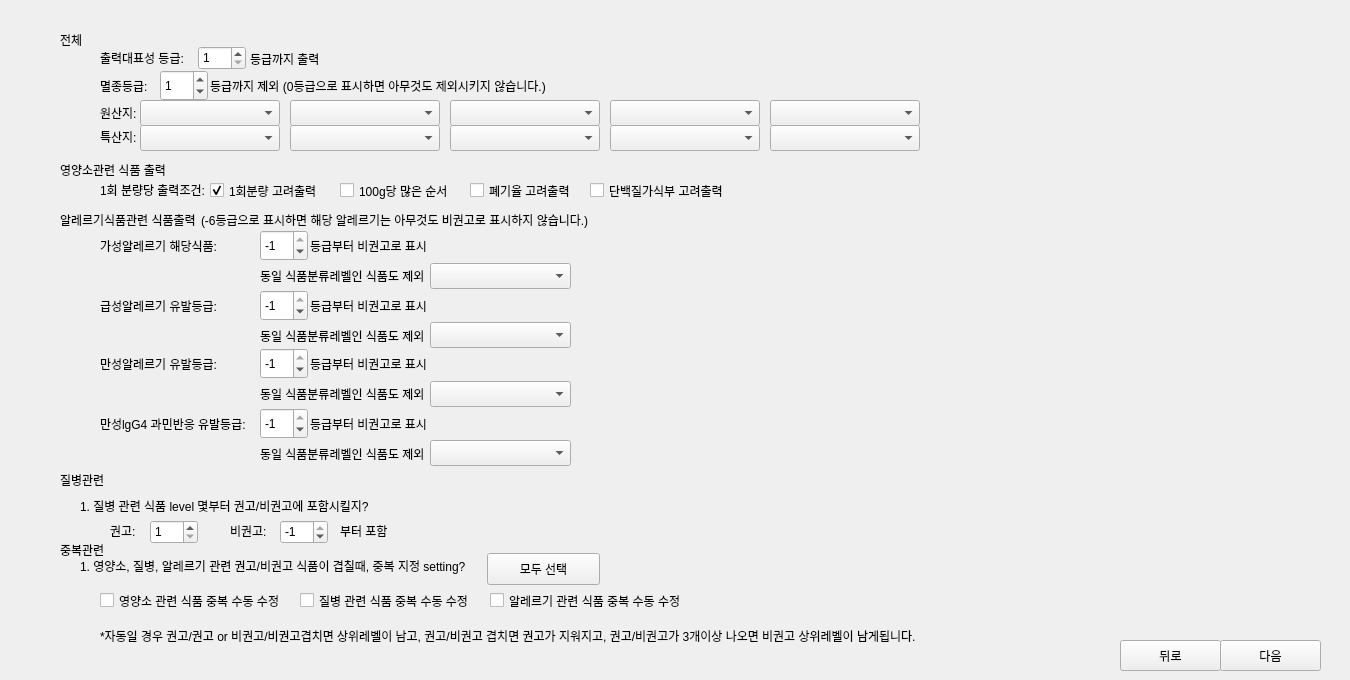
      <widget class="QWidget" name="page_8">
       <widget class="QWidget" name="widget_48" native="true">
        <property name="geometry">
         <rect>
          <x>0</x>
          <y>0</y>
          <width>1341</width>
          <height>671</height>
         </rect>
        </property>
        <widget class="QWidget" name="widget_6" native="true">
         <property name="geometry">
          <rect>
           <x>50</x>
           <y>20</y>
           <width>921</width>
           <height>171</height>
          </rect>
         </property>
         <widget class="QComboBox" name="comboBox_specialty_5_8">
          <property name="geometry">
           <rect>
            <x>720</x>
            <y>105</y>
            <width>150</width>
            <height>26</height>
           </rect>
          </property>
         </widget>
         <widget class="QComboBox" name="comboBox_specialty_3_8">
          <property name="geometry">
           <rect>
            <x>400</x>
            <y>105</y>
            <width>150</width>
            <height>26</height>
           </rect>
          </property>
         </widget>
         <widget class="QLabel" name="label_200">
          <property name="geometry">
           <rect>
            <x>50</x>
            <y>82</y>
            <width>51</width>
            <height>21</height>
           </rect>
          </property>
          <property name="text">
           <string>원산지:</string>
          </property>
         </widget>
         <widget class="QComboBox" name="comboBox_origin_4_8">
          <property name="geometry">
           <rect>
            <x>560</x>
            <y>80</y>
            <width>150</width>
            <height>26</height>
           </rect>
          </property>
         </widget>
         <widget class="QSpinBox" name="spinBox_printingRep_level_8">
          <property name="geometry">
           <rect>
            <x>148</x>
            <y>26</y>
            <width>48</width>
            <height>24</height>
           </rect>
          </property>
          <property name="minimum">
           <number>1</number>
          </property>
          <property name="maximum">
           <number>5</number>
          </property>
         </widget>
         <widget class="QComboBox" name="comboBox_origin_1_8">
          <property name="geometry">
           <rect>
            <x>90</x>
            <y>80</y>
            <width>140</width>
            <height>26</height>
           </rect>
          </property>
         </widget>
         <widget class="QLabel" name="label_201">
          <property name="geometry">
           <rect>
            <x>200</x>
            <y>28</y>
            <width>91</width>
            <height>21</height>
           </rect>
          </property>
          <property name="text">
           <string>등급까지 출력</string>
          </property>
         </widget>
         <widget class="QComboBox" name="comboBox_origin_3_8">
          <property name="geometry">
           <rect>
            <x>400</x>
            <y>80</y>
            <width>150</width>
            <height>26</height>
           </rect>
          </property>
         </widget>
         <widget class="QComboBox" name="comboBox_specialty_2_8">
          <property name="geometry">
           <rect>
            <x>240</x>
            <y>105</y>
            <width>150</width>
            <height>26</height>
           </rect>
          </property>
         </widget>
         <widget class="QComboBox" name="comboBox_specialty_4_8">
          <property name="geometry">
           <rect>
            <x>560</x>
            <y>105</y>
            <width>150</width>
            <height>26</height>
           </rect>
          </property>
         </widget>
         <widget class="QLabel" name="label_192">
          <property name="geometry">
           <rect>
            <x>50</x>
            <y>106</y>
            <width>51</width>
            <height>21</height>
           </rect>
          </property>
          <property name="text">
           <string>특산지:</string>
          </property>
         </widget>
         <widget class="QSpinBox" name="spinBox_extinction_level_8">
          <property name="geometry">
           <rect>
            <x>110</x>
            <y>50</y>
            <width>48</width>
            <height>31</height>
           </rect>
          </property>
          <property name="minimum">
           <number>0</number>
          </property>
          <property name="maximum">
           <number>5</number>
          </property>
          <property name="value">
           <number>1</number>
          </property>
         </widget>
         <widget class="QComboBox" name="comboBox_origin_5_8">
          <property name="geometry">
           <rect>
            <x>720</x>
            <y>80</y>
            <width>150</width>
            <height>26</height>
           </rect>
          </property>
         </widget>
         <widget class="QLabel" name="label_195">
          <property name="geometry">
           <rect>
            <x>50</x>
            <y>30</y>
            <width>91</width>
            <height>16</height>
           </rect>
          </property>
          <property name="text">
           <string>출력대표성 등급:</string>
          </property>
         </widget>
         <widget class="QComboBox" name="comboBox_specialty_1_8">
          <property name="geometry">
           <rect>
            <x>90</x>
            <y>105</y>
            <width>140</width>
            <height>26</height>
           </rect>
          </property>
         </widget>
         <widget class="QLabel" name="label_196">
          <property name="geometry">
           <rect>
            <x>160</x>
            <y>50</y>
            <width>401</width>
            <height>31</height>
           </rect>
          </property>
          <property name="text">
           <string>등급까지 제외 (0등급으로 표시하면 아무것도 제외시키지 않습니다.)</string>
          </property>
         </widget>
         <widget class="QComboBox" name="comboBox_origin_2_8">
          <property name="geometry">
           <rect>
            <x>240</x>
            <y>80</y>
            <width>150</width>
            <height>26</height>
           </rect>
          </property>
         </widget>
         <widget class="QLabel" name="label_187">
          <property name="geometry">
           <rect>
            <x>50</x>
            <y>50</y>
            <width>61</width>
            <height>31</height>
           </rect>
          </property>
          <property name="text">
           <string>멸종등급:</string>
          </property>
         </widget>
         <widget class="QLabel" name="label_239">
          <property name="geometry">
           <rect>
            <x>10</x>
            <y>10</y>
            <width>111</width>
            <height>20</height>
           </rect>
          </property>
          <property name="text">
           <string>전체 </string>
          </property>
         </widget>
        </widget>
        <widget class="QWidget" name="widget_7" native="true">
         <property name="geometry">
          <rect>
           <x>50</x>
           <y>460</y>
           <width>991</width>
           <height>201</height>
          </rect>
         </property>
         <widget class="QLabel" name="label_164">
          <property name="geometry">
           <rect>
            <x>180</x>
            <y>60</y>
            <width>41</width>
            <height>21</height>
           </rect>
          </property>
          <property name="text">
           <string>비권고:</string>
          </property>
         </widget>
         <widget class="QSpinBox" name="spinBox_dis_rel_ing_level_unrec_8">
          <property name="geometry">
           <rect>
            <x>230</x>
            <y>60</y>
            <width>48</width>
            <height>24</height>
           </rect>
          </property>
          <property name="minimum">
           <number>-5</number>
          </property>
          <property name="maximum">
           <number>-1</number>
          </property>
         </widget>
         <widget class="QLabel" name="label_180">
          <property name="geometry">
           <rect>
            <x>30</x>
            <y>90</y>
            <width>501</width>
            <height>31</height>
           </rect>
          </property>
          <property name="text">
           <string>1. 영양소, 질병, 알레르기 관련 권고/비권고 식품이 겹칠때, 중복 지정 setting?</string>
          </property>
         </widget>
         <widget class="QLabel" name="label_202">
          <property name="geometry">
           <rect>
            <x>10</x>
            <y>10</y>
            <width>111</width>
            <height>20</height>
           </rect>
          </property>
          <property name="text">
           <string>질병관련</string>
          </property>
         </widget>
         <widget class="QLabel" name="label_165">
          <property name="geometry">
           <rect>
            <x>290</x>
            <y>60</y>
            <width>71</width>
            <height>21</height>
           </rect>
          </property>
          <property name="text">
           <string>부터 포함</string>
          </property>
         </widget>
         <widget class="QLabel" name="label_163">
          <property name="geometry">
           <rect>
            <x>60</x>
            <y>60</y>
            <width>31</width>
            <height>21</height>
           </rect>
          </property>
          <property name="text">
           <string>권고:</string>
          </property>
         </widget>
         <widget class="QLabel" name="label_188">
          <property name="geometry">
           <rect>
            <x>50</x>
            <y>160</y>
            <width>911</width>
            <height>31</height>
           </rect>
          </property>
          <property name="text">
           <string>*자동일 경우 권고/권고 or 비권고/비권고겹치면 상위레벨이 남고, 권고/비권고 겹치면 권고가 지워지고, 권고/비권고가 3개이상 나오면 비권고 상위레벨이 남게됩니다.</string>
          </property>
         </widget>
         <widget class="QLabel" name="label_162">
          <property name="geometry">
           <rect>
            <x>30</x>
            <y>30</y>
            <width>501</width>
            <height>31</height>
           </rect>
          </property>
          <property name="text">
           <string>1. 질병 관련 식품 level 몇부터 권고/비권고에 포함시킬지? </string>
          </property>
         </widget>
         <widget class="QSpinBox" name="spinBox_dis_rel_ing_level_rec_8">
          <property name="geometry">
           <rect>
            <x>100</x>
            <y>60</y>
            <width>48</width>
            <height>24</height>
           </rect>
          </property>
          <property name="minimum">
           <number>1</number>
          </property>
          <property name="maximum">
           <number>5</number>
          </property>
         </widget>
         <widget class="QLabel" name="label_228">
          <property name="geometry">
           <rect>
            <x>10</x>
            <y>80</y>
            <width>111</width>
            <height>20</height>
           </rect>
          </property>
          <property name="text">
           <string>중복관련</string>
          </property>
         </widget>
         <widget class="QCheckBox" name="ckBox_nut_rel_ing_manual_8">
          <property name="geometry">
           <rect>
            <x>50</x>
            <y>130</y>
            <width>191</width>
            <height>21</height>
           </rect>
          </property>
          <property name="text">
           <string>영양소 관련 식품 중복 수동 수정</string>
          </property>
          <property name="checked">
           <bool>false</bool>
          </property>
         </widget>
         <widget class="QCheckBox" name="ckBox_dis_rel_ing_manual_8">
          <property name="geometry">
           <rect>
            <x>250</x>
            <y>130</y>
            <width>191</width>
            <height>21</height>
           </rect>
          </property>
          <property name="text">
           <string>질병 관련 식품 중복 수동 수정</string>
          </property>
          <property name="checked">
           <bool>false</bool>
          </property>
         </widget>
         <widget class="QCheckBox" name="ckBox_allergy_rel_ing_manual_8">
          <property name="geometry">
           <rect>
            <x>440</x>
            <y>130</y>
            <width>221</width>
            <height>21</height>
           </rect>
          </property>
          <property name="text">
           <string>알레르기 관련 식품 중복 수동 수정</string>
          </property>
          <property name="checked">
           <bool>false</bool>
          </property>
         </widget>
         <widget class="QPushButton" name="btn_check_all_manual_8">
          <property name="geometry">
           <rect>
            <x>437</x>
            <y>93</y>
            <width>113</width>
            <height>32</height>
           </rect>
          </property>
          <property name="text">
           <string>모두 선택</string>
          </property>
         </widget>
        </widget>
        <widget class="QWidget" name="widget_8" native="true">
         <property name="geometry">
          <rect>
           <x>50</x>
           <y>200</y>
           <width>671</width>
           <height>311</height>
          </rect>
         </property>
         <widget class="QLabel" name="label_199">
          <property name="geometry">
           <rect>
            <x>50</x>
            <y>208</y>
            <width>171</width>
            <height>31</height>
           </rect>
          </property>
          <property name="text">
           <string>만성lgG4 과민반응 유발등급:</string>
          </property>
         </widget>
         <widget class="QSpinBox" name="spinBox_allergy_gasung_level_8">
          <property name="geometry">
           <rect>
            <x>210</x>
            <y>30</y>
            <width>48</width>
            <height>31</height>
           </rect>
          </property>
          <property name="minimum">
           <number>-6</number>
          </property>
          <property name="maximum">
           <number>-1</number>
          </property>
          <property name="value">
           <number>-1</number>
          </property>
         </widget>
         <widget class="QLabel" name="label_203">
          <property name="geometry">
           <rect>
            <x>260</x>
            <y>90</y>
            <width>131</width>
            <height>31</height>
           </rect>
          </property>
          <property name="text">
           <string>등급부터 비권고로 표시</string>
          </property>
         </widget>
         <widget class="QLabel" name="label_207">
          <property name="geometry">
           <rect>
            <x>10</x>
            <y>10</y>
            <width>481</width>
            <height>20</height>
           </rect>
          </property>
          <property name="text">
           <string>알레르기식품관련 식품출력</string>
          </property>
         </widget>
         <widget class="QLabel" name="label_191">
          <property name="geometry">
           <rect>
            <x>50</x>
            <y>148</y>
            <width>121</width>
            <height>31</height>
           </rect>
          </property>
          <property name="text">
           <string>만성알레르기 유발등급:</string>
          </property>
         </widget>
         <widget class="QSpinBox" name="spinBox_allergy_ms_level_8">
          <property name="geometry">
           <rect>
            <x>210</x>
            <y>148</y>
            <width>48</width>
            <height>31</height>
           </rect>
          </property>
          <property name="minimum">
           <number>-6</number>
          </property>
          <property name="maximum">
           <number>-1</number>
          </property>
          <property name="value">
           <number>-1</number>
          </property>
         </widget>
         <widget class="QLabel" name="label_194">
          <property name="geometry">
           <rect>
            <x>260</x>
            <y>30</y>
            <width>131</width>
            <height>31</height>
           </rect>
          </property>
          <property name="text">
           <string>등급부터 비권고로 표시</string>
          </property>
         </widget>
         <widget class="QLabel" name="label_204">
          <property name="geometry">
           <rect>
            <x>260</x>
            <y>148</y>
            <width>131</width>
            <height>31</height>
           </rect>
          </property>
          <property name="text">
           <string>등급부터 비권고로 표시</string>
          </property>
         </widget>
         <widget class="QLabel" name="label_193">
          <property name="geometry">
           <rect>
            <x>50</x>
            <y>30</y>
            <width>121</width>
            <height>31</height>
           </rect>
          </property>
          <property name="text">
           <string>가성알레르기 해당식품:</string>
          </property>
         </widget>
         <widget class="QSpinBox" name="spinBox_allergy_lgg4_level_8">
          <property name="geometry">
           <rect>
            <x>210</x>
            <y>208</y>
            <width>48</width>
            <height>31</height>
           </rect>
          </property>
          <property name="minimum">
           <number>-6</number>
          </property>
          <property name="maximum">
           <number>-1</number>
          </property>
          <property name="value">
           <number>-1</number>
          </property>
         </widget>
         <widget class="QSpinBox" name="spinBox_allergy_gs_level_8">
          <property name="geometry">
           <rect>
            <x>210</x>
            <y>90</y>
            <width>48</width>
            <height>31</height>
           </rect>
          </property>
          <property name="minimum">
           <number>-6</number>
          </property>
          <property name="maximum">
           <number>-1</number>
          </property>
          <property name="value">
           <number>-1</number>
          </property>
         </widget>
         <widget class="QLabel" name="label_198">
          <property name="geometry">
           <rect>
            <x>50</x>
            <y>90</y>
            <width>121</width>
            <height>31</height>
           </rect>
          </property>
          <property name="text">
           <string>급성알레르기 유발등급:</string>
          </property>
         </widget>
         <widget class="QLabel" name="label_205">
          <property name="geometry">
           <rect>
            <x>260</x>
            <y>208</y>
            <width>171</width>
            <height>31</height>
           </rect>
          </property>
          <property name="text">
           <string>등급부터 비권고로 표시</string>
          </property>
         </widget>
         <widget class="QLabel" name="label_240">
          <property name="geometry">
           <rect>
            <x>151</x>
            <y>10</y>
            <width>651</width>
            <height>20</height>
           </rect>
          </property>
          <property name="text">
           <string>(-6등급으로 표시하면 해당 알레르기는 아무것도 비권고로 표시하지 않습니다.)</string>
          </property>
         </widget>
         <widget class="QComboBox" name="comboBox_allergy_gasung_ing_cat_8">
          <property name="geometry">
           <rect>
            <x>380</x>
            <y>63</y>
            <width>141</width>
            <height>26</height>
           </rect>
          </property>
         </widget>
         <widget class="QComboBox" name="comboBox_allergy_gs_ing_cat_8">
          <property name="geometry">
           <rect>
            <x>380</x>
            <y>122</y>
            <width>141</width>
            <height>26</height>
           </rect>
          </property>
         </widget>
         <widget class="QComboBox" name="comboBox_allergy_ms_ing_cat_8">
          <property name="geometry">
           <rect>
            <x>380</x>
            <y>181</y>
            <width>141</width>
            <height>26</height>
           </rect>
          </property>
         </widget>
         <widget class="QComboBox" name="comboBox_allergy_lgg4_ing_cat_8">
          <property name="geometry">
           <rect>
            <x>380</x>
            <y>240</y>
            <width>141</width>
            <height>26</height>
           </rect>
          </property>
         </widget>
         <widget class="QLabel" name="label_247">
          <property name="geometry">
           <rect>
            <x>210</x>
            <y>60</y>
            <width>211</width>
            <height>31</height>
           </rect>
          </property>
          <property name="text">
           <string>동일 식품분류레벨인 식품도 제외</string>
          </property>
         </widget>
         <widget class="QLabel" name="label_248">
          <property name="geometry">
           <rect>
            <x>210</x>
            <y>120</y>
            <width>211</width>
            <height>31</height>
           </rect>
          </property>
          <property name="text">
           <string>동일 식품분류레벨인 식품도 제외</string>
          </property>
         </widget>
         <widget class="QLabel" name="label_249">
          <property name="geometry">
           <rect>
            <x>210</x>
            <y>178</y>
            <width>211</width>
            <height>31</height>
           </rect>
          </property>
          <property name="text">
           <string>동일 식품분류레벨인 식품도 제외</string>
          </property>
         </widget>
         <widget class="QLabel" name="label_250">
          <property name="geometry">
           <rect>
            <x>210</x>
            <y>238</y>
            <width>211</width>
            <height>31</height>
           </rect>
          </property>
          <property name="text">
           <string>동일 식품분류레벨인 식품도 제외</string>
          </property>
         </widget>
        </widget>
        <widget class="QWidget" name="widget_49" native="true">
         <property name="geometry">
          <rect>
           <x>1020</x>
           <y>620</y>
           <width>301</width>
           <height>51</height>
          </rect>
         </property>
         <widget class="QPushButton" name="btn_back_8">
          <property name="geometry">
           <rect>
            <x>100</x>
            <y>20</y>
            <width>101</width>
            <height>31</height>
           </rect>
          </property>
          <property name="text">
           <string>뒤로</string>
          </property>
         </widget>
         <widget class="QPushButton" name="btn_next_8">
          <property name="geometry">
           <rect>
            <x>200</x>
            <y>20</y>
            <width>101</width>
            <height>31</height>
           </rect>
          </property>
          <property name="text">
           <string>다음</string>
          </property>
         </widget>
        </widget>
        <widget class="QWidget" name="widget_74" native="true">
         <property name="geometry">
          <rect>
           <x>50</x>
           <y>150</y>
           <width>701</width>
           <height>61</height>
          </rect>
         </property>
         <widget class="QCheckBox" name="ckBox_proteinFirst_8">
          <property name="geometry">
           <rect>
            <x>540</x>
            <y>30</y>
            <width>141</width>
            <height>21</height>
           </rect>
          </property>
          <property name="text">
           <string>단백질가식부 고려출력</string>
          </property>
          <property name="checked">
           <bool>false</bool>
          </property>
         </widget>
         <widget class="QCheckBox" name="ckBox_onePortionFirst_8">
          <property name="geometry">
           <rect>
            <x>160</x>
            <y>30</y>
            <width>128</width>
            <height>21</height>
           </rect>
          </property>
          <property name="text">
           <string>1회분량 고려출력</string>
          </property>
          <property name="checked">
           <bool>true</bool>
          </property>
         </widget>
         <widget class="QLabel" name="label_197">
          <property name="geometry">
           <rect>
            <x>50</x>
            <y>30</y>
            <width>111</width>
            <height>20</height>
           </rect>
          </property>
          <property name="text">
           <string>1회 분량당 출력조건:</string>
          </property>
         </widget>
         <widget class="QCheckBox" name="ckBox_100gFirst_8">
          <property name="geometry">
           <rect>
            <x>290</x>
            <y>30</y>
            <width>128</width>
            <height>21</height>
           </rect>
          </property>
          <property name="text">
           <string>100g당 많은 순서</string>
          </property>
          <property name="checked">
           <bool>false</bool>
          </property>
         </widget>
         <widget class="QLabel" name="label_206">
          <property name="geometry">
           <rect>
            <x>10</x>
            <y>10</y>
            <width>111</width>
            <height>20</height>
           </rect>
          </property>
          <property name="text">
           <string>영양소관련 식품 출력</string>
          </property>
         </widget>
         <widget class="QCheckBox" name="ckBox_mortalityFirst_8">
          <property name="geometry">
           <rect>
            <x>420</x>
            <y>30</y>
            <width>128</width>
            <height>21</height>
           </rect>
          </property>
          <property name="text">
           <string>폐기율 고려출력</string>
          </property>
          <property name="checked">
           <bool>false</bool>
          </property>
         </widget>
        </widget>
       </widget>
      </widget>
